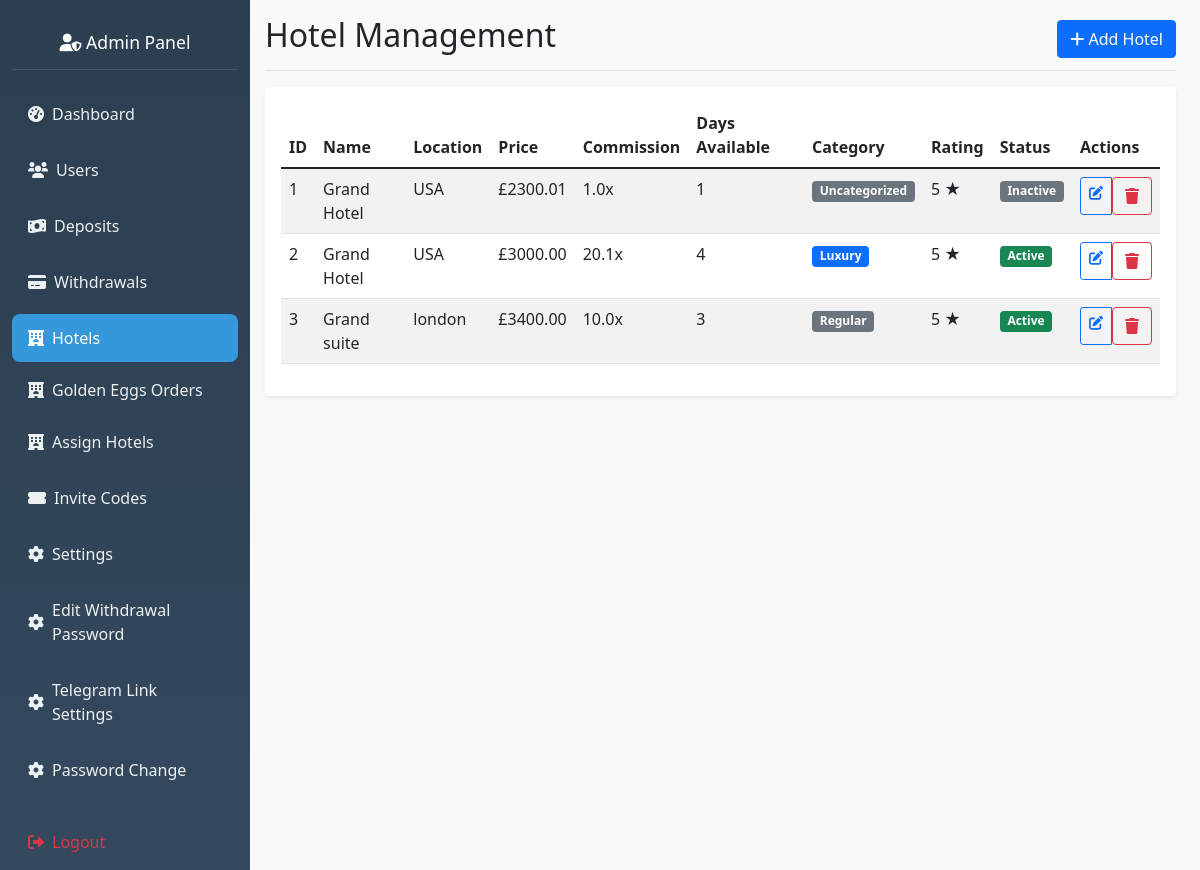
The page /admin/hotels on the database as committed earlier.
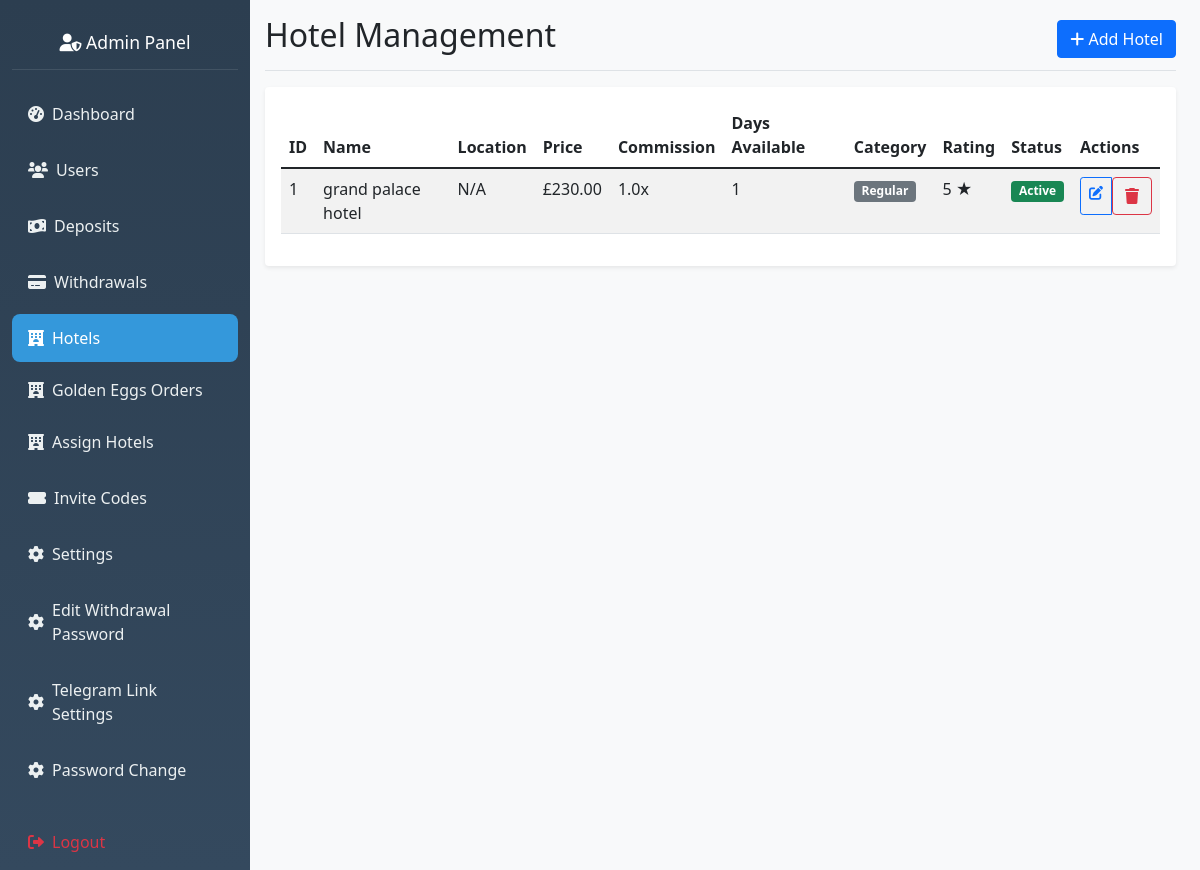
The same page on the database as committed later.
### hotel_app/models.py (models this page shows, shortened)
class Hotel(db.Model):
    __tablename__ = 'hotel'
    id = db.Column(db.Integer, primary_key=True)
    name = db.Column(db.String(120), nullable=False)
    primary_picture = db.Column(db.String(200))
    price = db.Column(db.Float, nullable=False)
    commission_multiplier = db.Column(db.Float, default=1.0)
    days_available = db.Column(db.Integer, default=1)
    description = db.Column(db.Text)
    location = db.Column(db.String(200))
    rating = db.Column(db.Integer, default=5)
    created_at = db.Column(db.DateTime, default=datetime.utcnow)
    category = db.Column(db.String(50), default='regular')
    is_active = db.Column(db.Boolean, default=True)
    reservations = db.relationship(
        'Reservation',
        backref='hotel',
        lazy='dynamic',
        cascade='all, delete-orphan',
        passive_deletes=True
    )
    user_assignments = db.relationship(
        'UserHotelAssignment',
        foreign_keys='UserHotelAssignment.hotel_id',
        backref='hotel',
        lazy='dynamic',
        cascade='all, delete-orphan',
        passive_deletes=True
    )
    user_ratings = db.relationship(
        'UserHotelRating',
        backref='hotel',
        lazy='dynamic'
    )

### hotel_app/routes.py (the view, shortened to what this page needs)
@app.route('/admin/hotels', methods=['GET', 'POST'])
def manage_hotels():
    hotels = Hotel.query.order_by(Hotel.name).all()
    for hotel in hotels:
        if hotel.category is None:
            hotel.category = 'Uncategorized'
    return render_template('admin_hotels.html', hotels=hotels)

### hotel_app/routes.py (called while the page is built)
@app.before_request
def check_admin_routes():
    if request.endpoint and request.endpoint.startswith('admin_') and request.endpoint != 'admin_login':
        if 'admin_id' not in session:
            return redirect(url_for('admin_login'))

### hotel_app/templates/admin_hotels.html (shortened to what this page needs)
{% extends "admin_base.html" %}
{% block content %}
<div class="d-flex justify-content-between flex-wrap flex-md-nowrap align-items-center pb-2 mb-3 border-bottom">
    <h1 class="h2">Hotel Management</h1>
    <button type="button" class="btn btn-primary" data-bs-toggle="modal" data-bs-target="#addHotelModal">
        <i class="fas fa-plus"></i> Add Hotel
    </button>
</div>
<div class="card">
    <div class="card-body">
        <div class="table-responsive">
            <table class="table table-striped">
                <thead>
                    <tr>
                        <th>ID</th>
                        <th>Name</th>
                        <th>Location</th>
                        <th>Price</th>
                        <th>Commission</th>
                        <th>Days Available</th>
                        <th>Category</th>
                        <th>Rating</th>
                        <th>Status</th>
                        <th>Actions</th>
                    </tr>
                </thead>
                <tbody>
                    {% if hotels %}
                        {% for hotel in hotels %}
                        <tr>
                            <td>{{ hotel.id }}</td>
                            <td>{{ hotel.name }}</td>
                            <td>{{ hotel.location or 'N/A' }}</td>
                            <td>£{{ "%.2f"|format(hotel.price) }}</td>
                            <td>{{ hotel.commission_multiplier }}x</td>
                            <td>{{ hotel.days_available }}</td>
                            <td>
                                <span class="badge bg-{{ 'primary' if hotel.category == 'luxury' else 'secondary' }}">
                                    {{ hotel.category.title() }}
                                </span>
                            </td>
                            <td>
                                {% if hotel.rating %}
                                    {{ hotel.rating }} ★
                                {% else %}
                                    N/A
                                {% endif %}
                            </td>
                            <td>
                                <span class="badge bg-{{ 'success' if hotel.is_active else 'secondary' }}">
                                    {{ 'Active' if hotel.is_active else 'Inactive' }}
                                </span>
                            </td>
                            <td>
                                <div class="btn-group btn-group-sm">
                                    <a href="{{ url_for('edit_hotel', hotel_id=hotel.id) }}" class="btn btn-outline-primary">
                                        <i class="fas fa-edit"></i>
                                    </a>
                                    <form method="POST" action="{{ url_for('delete_hotel', hotel_id=hotel.id) }}" class="d-inline"
                                          onsubmit="return confirm('Are you sure you want to delete this hotel?')">
                                        <button type="submit" class="btn btn-outline-danger">
                                            <i class="fas fa-trash"></i>
                                        </button>
                                    </form>
                                </div>
                            </td>
                        </tr>
                        {% endfor %}
                    {% else %}
                        <tr>
                            <td colspan="10" class="text-center text-muted">No hotels found</td>
                        </tr>
                    {% endif %}
                </tbody>
            </table>
        </div>
    </div>
</div>
{% endblock %}

### hotel_app/templates/admin_base.html (shortened to what this page needs)
<!DOCTYPE html>
<html lang="en">
    <head>
        <link href="https://cdn.jsdelivr.net/npm/bootstrap@5.1.3/dist/css/bootstrap.min.css" rel="stylesheet">
        <link href="https://cdnjs.cloudflare.com/ajax/libs/font-awesome/6.0.0/css/all.min.css" rel="stylesheet">
        <link rel="stylesheet" href="{{ url_for('static', filename='css/admin.css') }}">
    </head>
    <body>
        <div class="container-fluid">
            <div class="row no-gutters">
                <nav class="col-md-3 col-lg-2 d-md-block sidebar" id="sidebar">
                    <div class="position-sticky pt-3">
                        <div class="nav-header text-center">
                            <h4 class="text-white">
                                <i class="fas fa-user-shield"></i> Admin Panel
                            </h4>
                        </div>
                        <ul class="nav flex-column">
                            <li class="nav-item">
                                <a class="nav-link {% if request.endpoint == 'admin_dashboard' %}active{% endif %}"
                                    href="{{ url_for('admin_dashboard') }}">
                                    <i class="fas fa-tachometer-alt"></i>
                                    <span>Dashboard</span>
                                </a>
                            </li>
                            <li class="nav-item">
                                <a class="nav-link {% if request.endpoint == 'view_users' %}active{% endif %}"
                                    href="{{ url_for('view_users') }}">
                                    <i class="fas fa-users"></i>
                                    <span>Users</span>
                                </a>
                            </li>
                            <li class="nav-item">
                                <a class="nav-link {% if request.endpoint == 'view_deposits' %}active{% endif %}"
                                    href="{{ url_for('view_deposits') }}">
                                    <i class="fas fa-money-bill-wave"></i>
                                    <span>Deposits</span>
                                </a>
                            </li>
                            <li class="nav-item">
                                <a class="nav-link {% if request.endpoint == 'view_withdrawals' %}active{% endif %}"
                                    href="{{ url_for('view_withdrawals') }}">
                                    <i class="fas fa-credit-card"></i>
                                    <span>Withdrawals</span>
                                </a>
                            </li>
                            <li class="nav-item">
                                <a class="nav-link {% if request.endpoint == 'manage_hotels' %}active{% endif %}"
                                    href="{{ url_for('manage_hotels') }}">
                                    <i class="fas fa-hotel"></i>
                                    <span>Hotels</span>
                                </a>
                                <a class="nav-link {% if request.endpoint == 'golden_eggs' %}active{% endif %}"
                                    href="{{ url_for('admin_golden_eggs') }}">
                                    <i class="fas fa-hotel"></i>
                                    <span>Golden Eggs Orders</span>
                                </a>
                                <a class="nav-link {% if request.endpoint == 'assign_hotels_to_user' %}active{% endif %}"
                                    href="{{ url_for('assign_hotels_to_user')}}">
                                    <i class="fas fa-hotel"></i>
                                    <span>Assign Hotels</span>
                                </a>
                            </li>
                            <li class="nav-item">
                                <a class="nav-link {% if request.endpoint == 'generate_invitation_code' %}active{% endif %}"
                                    href="{{ url_for('generate_invitation_code') }}">
                                    <i class="fas fa-ticket-alt"></i>
                                    <span>Invite Codes</span>
                                </a>
                            </li>
                            <li class="nav-item">
                                <a class="nav-link {% if request.endpoint == 'admin_settings' %}active{% endif %}"
                                    href="{{ url_for('admin_settings') }}">
                                    <i class="fas fa-cog"></i>
                                    <span>Settings</span>
                                </a>
                            </li>
                             <li class="nav-item">
                                <a class="nav-link {% if request.endpoint == 'admin_edit_withdrawal_password' %}active{% endif %}"
                                    href="{{ url_for('admin_withdrawal_password_change_page') }}">
                                    <i class="fas fa-cog"></i>
                                    <span>Edit Withdrawal Password</span>
                                </a>
                            </li>
                            <li class="nav-item">
                                <a class="nav-link {% if request.endpoint == 'admin_edit_withdrawal_password' %}active{% endif %}"
                                    href="{{ url_for('admin_telegram_settings') }}">
                                    <i class="fas fa-cog"></i>
                                    <span>Telegram Link Settings</span>
                                </a>
                            </li>
                            <li class="nav-item">
                                <a class="nav-link {% if request.endpoint == 'admin_password_change_page' %}active{% endif %}"
                                    href="{{ url_for('admin_password_change_page') }}">
                                    <i class="fas fa-cog"></i>
                                    <span>Password Change</span>
                                </a>
                            </li>
                            <li class="nav-item mt-3">
                                <a class="nav-link text-danger" href="{{ url_for('admin_logout') }}">
                                    <i class="fas fa-sign-out-alt"></i>
                                    <span>Logout</span>
                                </a>
                            </li>
                        </ul>
                    </div>
                </nav>
                <main class="col-md-9 ms-sm-auto col-lg-10 px-md-4 main-content">
                    <div class="pt-3 pb-2 mb-3">
                        {% block content %}{% endblock %}
                    </div>
                </main>
            </div>
        </div>
    </body>
</html>

### hotel_app/static/css/admin.css (style rules this page uses)
.sidebar { min-height: 100vh; background: linear-gradient(180deg, #2c3e50 0%, #34495e 100%); transition: transform 0.3s ease-in-out; overflow-y: auto; }
.sidebar .nav-link { color: #ecf0f1; padding: 0.75rem 1rem; border-radius: 0.5rem; margin: 0.25rem 0; display: flex; align-items: center; gap: 0.5rem; }
.sidebar .nav-link:hover, .sidebar .nav-link.active { background-color: #3498db; color: white; }
.main-content { background-color: #f8f9fa; min-height: 100vh; transition: margin-left 0.3s ease-in-out; }
.card { border: none; box-shadow: 0 0.125rem 0.25rem rgba(0, 0, 0, 0.075); }
.nav-header { padding: 1rem; border-bottom: 1px solid rgba(255, 255, 255, 0.1); margin-bottom: 1rem; }
.nav-header h4 { margin: 0; font-size: 1.1rem; }
@media (min-width: 992px) { .sidebar { position: static !important; transform: translateX(0) !important; width: auto !important; flex: 0 0 auto; } }
@media (min-width: 992px) { .main-content { margin-left: 0 !important; padding-left: 15px !important; padding-top: 0 !important; flex: 1 1 auto; } }
@media (min-width: 992px) { .container-fluid .row { display: flex !important; flex-wrap: nowrap !important; } }
@media (min-width: 992px) { .col-md-3, .col-lg-2 { flex: 0 0 auto; width: 250px; max-width: 250px; } }
@media (min-width: 992px) { .col-md-9, .col-lg-10 { flex: 1 1 auto; width: auto; max-width: none; } }
@media (min-width: 1200px) { .container-fluid .row { display: flex !important; } }
@media (min-width: 1200px) { .sidebar { position: static !important; width: 250px !important; flex: 0 0 250px !important; } }
@media (min-width: 1200px) { .main-content { flex: 1 1 auto !important; } }

Rows that differ between the two databases and show on the page:
removed Hotel: id "2", name "Grand Hotel", location "USA", price "3000.00", commission_multiplier "20.1", days_available "4", category "Luxury", rating "5", is_active "Active"
removed Hotel: id "3", name "Grand suite", location "london", price "3400.00", commission_multiplier "10.0", days_available "3", category "Regular", rating "5", is_active "Active"
changed Hotel id 1: name "Grand Hotel" → "grand palace hotel"; location "USA" → "N/A"; price "2300.01" → "230.00"; category "Uncategorized" → "Regular"; is_active "Inactive" → "Active"
